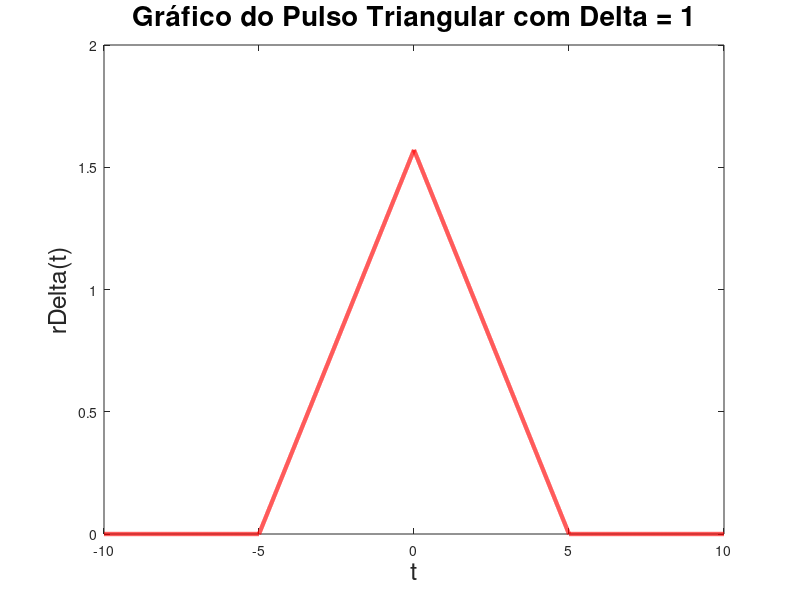

Here is the MATLAB script that generated this plot:
dt=0.001;
t=-10:dt:10;
delta=5

x=(pi/2-(pi/(2*delta))*abs(t)).*(abs(t)<=delta);
plot(t, x, "r", "linewidth", 3)
title("Gráfico do Pulso Triangular com Delta = 1", "fontsize", 20);
xlabel("t", "fontsize", 18);
ylabel("rDelta(t)", "fontsize", 18);
